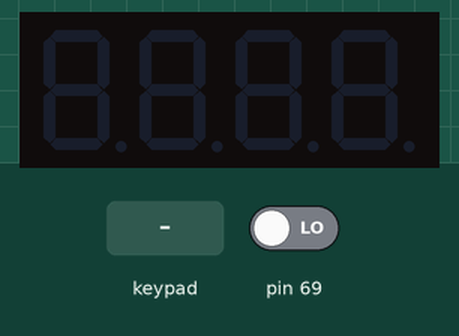
Bench run of a sketch on a simulated Arduino Mega 2560, built with avr-gcc and run on an emulated ATmega2560. Parts: 4-digit seven-segment display. Wiring (from diagram.json): 4-digit 7-segment display, segments lit when HIGH: segments pin 22, pin 23, pin 24, pin 25, pin 26, pin 27, pin 28, pin 29; digit selects pin 10, pin 11, pin 12, pin 13. Wiring (inferred from the signals the program sends): 4×4 keypad with keys 1 2 3 A 4 5 6 B 7 8 9 C D 0 E F: rows pin 54, pin 55, pin 56, pin 57; columns pin 62, pin 63, pin 64, pin 65. The test bench sets the inputs (shaded band); at power-on: pin 69 LOW. The segment pins are drawn as the display they are named for.

Above: at 1.2 s.
1.3 s: keypad keys 1 2 pressed 0.4 s apart
At 2.08 s:
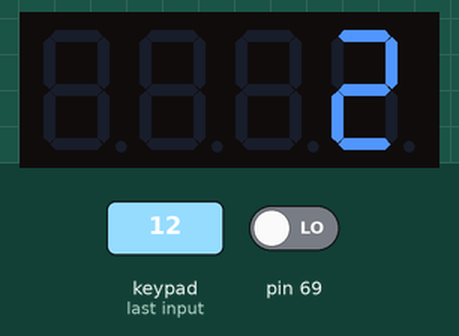
3.6 s: key '1' pressed
At 3.98 s:
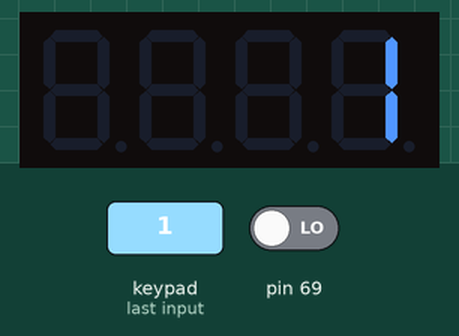
5.5 s: key '3' pressed
At 5.88 s:
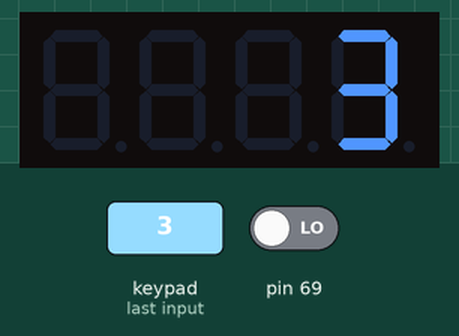
7.4 s: keypad keys 2 5 pressed 0.4 s apart
At 8.04 s:
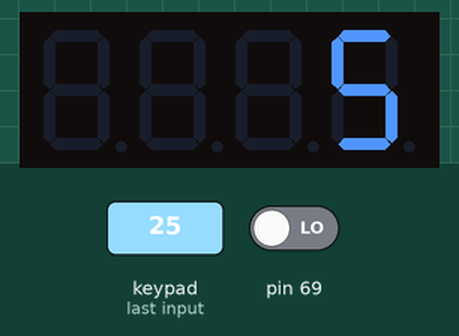
Timing chart, 0 to 10.4 s (numbered marks = the images above; inputs shaded):
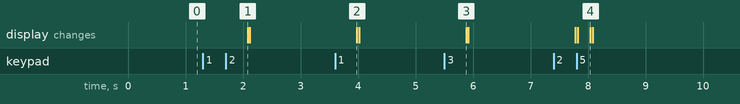

The sketch:

ETALVIS_Problem_10_06.ino
```cpp
//EMBEDDED SYSTEMS PROGRAMMING - GPIO
//KEYPAD CONTROL PROBLEMS
//Use a 4x4 keypad and a quad seven segment display
//SET 10 PROBLEM 06
//perform  addition.
//If the tota; exceeds 9999 then display EEEE.
//Ex: 1561+2 = 1563,8765+987=9752.

// === FUNCTION PROTOTYPES ===
void delay1(void);
void delay2(void);
int getKey(void);
void clearDisplay(void);
void enableDigit(int digit);
void displayDigit(int digit, int value);
void showResult(int result);
void showError(void);

// === SEGMENT PATTERNS ===
const unsigned char segPatterns[11] = {
  0x3F, // 0
  0x06, // 1
  0x5B, // 2
  0x4F, // 3
  0x66, // 4
  0x6D, // 5
  0x7D, // 6
  0x07, // 7
  0x7F, // 8
  0x6F, // 9
  0x79  // E (Error symbol)
};

// === SETUP FUNCTION ===
void setup() {
  volatile char *ddra = (char *)0x21;
  volatile char *ddrb = (char *)0x24;
  volatile char *ddrf = (char *)0x30;
  volatile char *ddrk = (char *)0x107;
  *ddra = 0xFF;
  *ddrb = 0xF0;
  *ddrf = 0x0F;
  *ddrk = 0x00;
}

// === MAIN LOOP ===
void loop() {
  static int count = 0, number1 = 0, number2 = 0;
  int key = getKey();

  if (key >= 0 && key <= 9) {
    if (count < 4)
      number1 = number1 * 10 + key;
    else if (count < 8)
      number2 = number2 * 10 + key;

    displayDigit(4, key); // flash keypress
    count++;
  }

  if (key == 14 && count >= 2 && count <= 8) { // '=' pressed
    int result = number1 + number2;

    if (result > 9999) {
      showError(); // EEEE display
    } else {
      showResult(result);
    }

    number1 = number2 = count = 0;
    clearDisplay();
  }
}

// === DISPLAY RESULT ===
void showResult(int result) {
  int digits[4];
  digits[0] = result / 1000;
  digits[1] = (result / 100) % 10;
  digits[2] = (result / 10) % 10;
  digits[3] = result % 10;

  for (int i = 0; i < 100; i++) {
    int started = 0;

    if (digits[0] > 0) { displayDigit(1, digits[0]); started = 1; }
    if (started || digits[1] > 0) { displayDigit(2, digits[1]); started = 1; }
    if (started || digits[2] > 0) { displayDigit(3, digits[2]); started = 1; }
    displayDigit(4, digits[3]);
  }
}

// === DISPLAY EEEE ON OVERFLOW ===
void showError(void) {
  for (int i = 0; i < 50; i++) {
    for (int d = 1; d <= 4; d++) {
      displayDigit(d, 10); // 10 corresponds to 'E'
    }
  }
}

// === SEGMENT CONTROL ===
void displayDigit(int digit, int value) {
  volatile char *porta = (char *)0x22;
  enableDigit(digit);
  *porta = segPatterns[value];
  delay2();
  clearDisplay();
  delay2();
}

void enableDigit(int digit) {
  volatile char *portb = (char *)0x25;
  switch (digit) {
    case 1: *portb = 0xE0; break;
    case 2: *portb = 0xD0; break;
    case 3: *portb = 0xB0; break;
    case 4: *portb = 0x70; break;
    default: *portb = 0xF0; break;
  }
}

void clearDisplay(void) {
  volatile char *porta = (char *)0x22;
  volatile char *portb = (char *)0x25;
  *porta = 0x00;
  *portb = 0xF0;
}

// === TIMING ===
void delay1(void) {
  volatile long i;
  for (i = 0; i < 50000; i++);
}
void delay2(void) {
  volatile long i;
  for (i = 0; i < 200; i++);
}

// === KEYPAD SCANNER ===
int getKey(void) {
  volatile char *portf = (char *)0x31;
  volatile char *pink = (char *)0x106;

  const int keyMap[4][4] = {
    {1, 2, 3, -1},
    {4, 5, 6, -1},
    {7, 8, 9, -1},
    {-1, 0, 14, -1} // 14 = '=' key
  };

  for (int row = 0; row < 4; row++) {
    *portf = (1 << row);
    delay1();
    char cols = *pink & 0x0F;
    if (cols) {
      for (int col = 0; col < 4; col++) {
        if (cols & (1 << col)) {
          while (*pink & (1 << col)); // debounce
          return keyMap[row][col];
        }
      }
    }
  }
  return -1;
}
```

Measured:
- after the input at 1.3 s, the display: changes after 0.78 s (image 1)
- after the input at 3.6 s, the display: changes after 0.38 s (image 2)
- after the input at 5.5 s, the display: changes after 0.38 s (image 3)
- after the input at 7.4 s, the display: first changes after 0.38 s (image 4 shows a later state)
